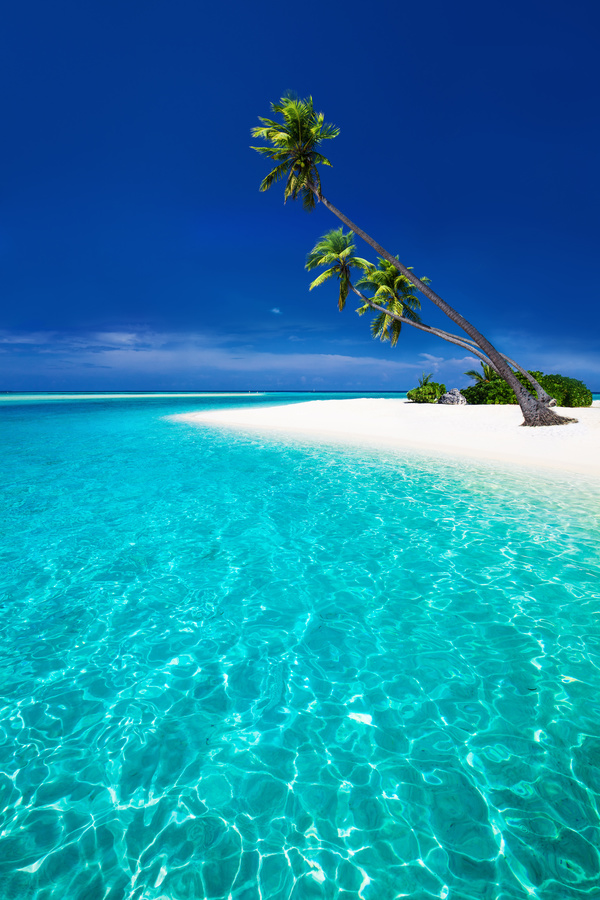
#> input picture Resources/002_Intro_to_DL_and_IP_2/data/beach-blue.jpg, 600 x 900 px
$ jupyter execute --allow-errors 002-color_models.ipynb
#> lines starting #> are read from the running program, lines starting #| are printed output that depends on the picture
[cell 1]
import cv2
from PIL import Image
import numpy as np

# Understand the difference RGB, BGR, HSV, Grayscale

Run RGB_BGR_HSV_Grayscale.py to see all of different channels visually

# RGB vs HSV Detailed Explanation

RGB (Red, Green, Blue) is an additive color model where colors are represented as combinations of red, green, and blue values.

HSV (Hue, Saturation, Value) is another color space that is more intuitive for humans, as it separates chromatic content from brightness.

[cell 2]
import matplotlib.pyplot as plt

# Load image in RGB
image = cv2.imread('./data/beach-blue.jpg')
#> image is the input picture: shape (900, 600, 3); mean B, G, R 171.4, 135.3, 24
image_rgb = cv2.cvtColor(image, cv2.COLOR_BGR2RGB)

# Convert RGB to HSV
image_hsv = cv2.cvtColor(image_rgb, cv2.COLOR_RGB2HSV)
#> image_hsv: shape (900, 600, 3); mean H, S, V 95.8, 225.8, 173.9

# Plot RGB, HSV and BGR
# Nrow, Ncol, Index
plt.subplot(1, 3, 1)
plt.imshow(image_rgb)
plt.title('RGB Image')

plt.subplot(1, 3, 2)
plt.imshow(image_hsv)
plt.title('HSV Image')

plt.subplot(1, 3, 3)
plt.imshow(image)
plt.title('BGR Image')

plt.show()
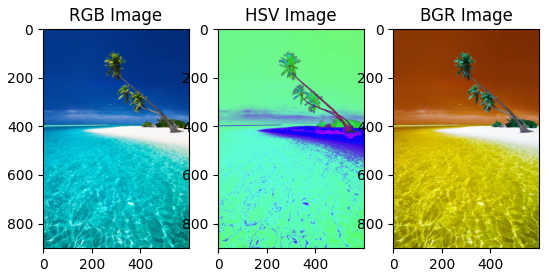
#> figure drawn by matplotlib, 3 panels; B, G, R data is drawn as R, G, B

[cell 3]
def rgb_to_hsv(r, g, b):

    # R, G, B values are divided by 255
    # to change the range from 0..255 to 0..1:
    r, g, b = r / 255.0, g / 255.0, b / 255.0

    # h, s, v = hue, saturation, value
    cmax = max(r, g, b)    # maximum of r, g, b
    cmin = min(r, g, b)    # minimum of r, g, b
    diff = cmax-cmin       # diff of cmax and cmin.

    # if cmax and cmax are equal then h = 0
    if cmax == cmin:
        h = 0

    # if cmax equal r then compute h
    elif cmax == r:
        h = (60 * ((g - b) / diff) + 360) % 360

    # if cmax equal g then compute h
    elif cmax == g:
        h = (60 * ((b - r) / diff) + 120) % 360

    # if cmax equal b then compute h
    elif cmax == b:
        h = (60 * ((r - g) / diff) + 240) % 360

    # if cmax equal zero
    if cmax == 0:
        s = 0
    else:
        s = (diff / cmax) * 100

    # compute v
    v = cmax * 100
    return h, s, v


''' Driver Code '''
print(rgb_to_hsv(45, 215, 0))
print(rgb_to_hsv(31, 52, 29))

print(rgb_to_hsv(100, 255, 180))

# RGB to HSV Algorithm

1. Divide r,g,b by 255
2. Compute cmax, cmin, difference
3. Hue calculation :
- if cmax and cmin are equal, then h = 0
- if cmax equal r then compute h = (60 * ((g – b) / diff) + 360) % 360
- if cmax equal g then compute h = (60 * ((b – r) / diff) + 120) % 360
- if cmax equal b then compute h = (60 * ((r – g) / diff) + 240) % 360
4. Saturation computation :
- if cmax = 0, then s = 0
- if cmax does not equal 0 then compute s = (diff/cmax)*100
5. Value computation
- v = cmax*100

Lets Calculate :
- RGB value [100, 255, 180] means red = 100, green = 255, blue = 180

1.
```bash
Red = 100 / 255 ≈ 0.392
Green = 255 / 255 = 1
Blue = 180 / 255 ≈ 0.706
```

2.
```bash
cmax = 1 (Green), cmin = 0.392 (Red), difference = cmax - cmin = 0.608
```
3.
```bash
cmax is green so formula is : h = (60 * ((b – r) / diff) + 120) % 360
h = (60 * ((0.706-0.392) / 0.608) + 120) % 360
h = (60 * (0.314 / 0.608) + 120) % 360
h = (60 * 0.516 + 120) % 360
h = (30.986 + 120) % 360
h = 150.98 % 360
h = 150.98
```
4.
```bash
s = (0.608/1)*100 = 60.8
```
5.
```bash
v = 1 * 100 = 100
```
Final
```bash
RGB = (100, 255, 180)
HSV = (151, 60.8, 100)
(Degree, Percentage, Percentage)
```

[cell 4]
(150.98 % 360)

# Hue, Saturation, Contrast, Shadows

- Hue: The attribute of a color (red, blue, yellow).
- Saturation: The intensity or purity of a color.
- Contrast: The difference between light and dark areas of an image.
- Shadows: The darker areas of an image where details are less visible.

[cell 5]
import numpy as np
import seaborn as sns

# Load the image and convert to HSV
image = cv2.imread('./data/beach-blue.jpg')
image_hsv = cv2.cvtColor(image, cv2.COLOR_BGR2HSV)

# Plot histograms for Hue, Saturation, and Value
hue_hist = cv2.calcHist([image_hsv], [0], None, [180], [0, 180])
#> hue_hist = 180 values, max 92267 at index 109, min 0 at index 151, mean 3000
saturation_hist = cv2.calcHist([image_hsv], [1], None, [256], [0, 256])
#> saturation_hist = 256 values, max 106873 at index 255, min 6 at index 1, mean 2109.4
value_hist = cv2.calcHist([image_hsv], [2], None, [256], [0, 256])
#> value_hist = 256 values, max 12870 at index 132, min 0 at index 0, mean 2109.4

#> (the rest of this cell did not finish here and is left out)
